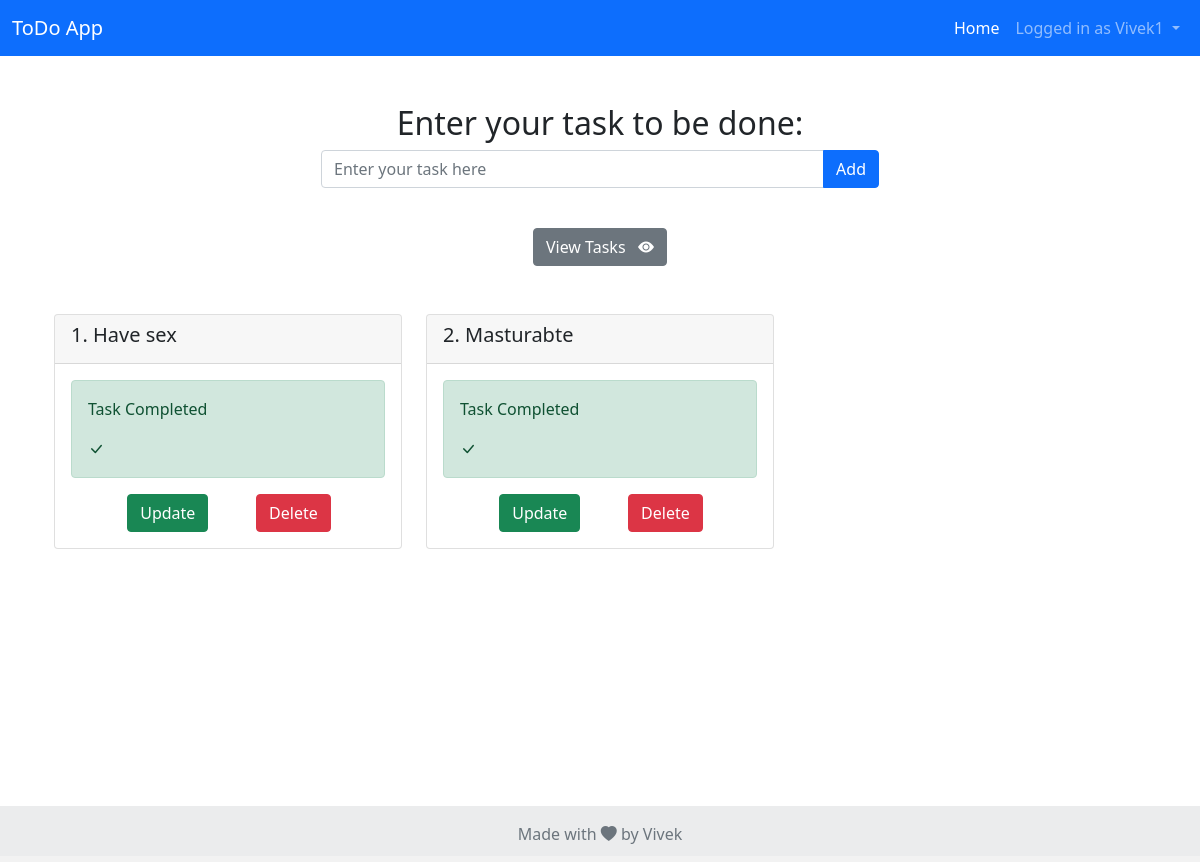
/ (signed in), run on an earlier commit of the app's database.
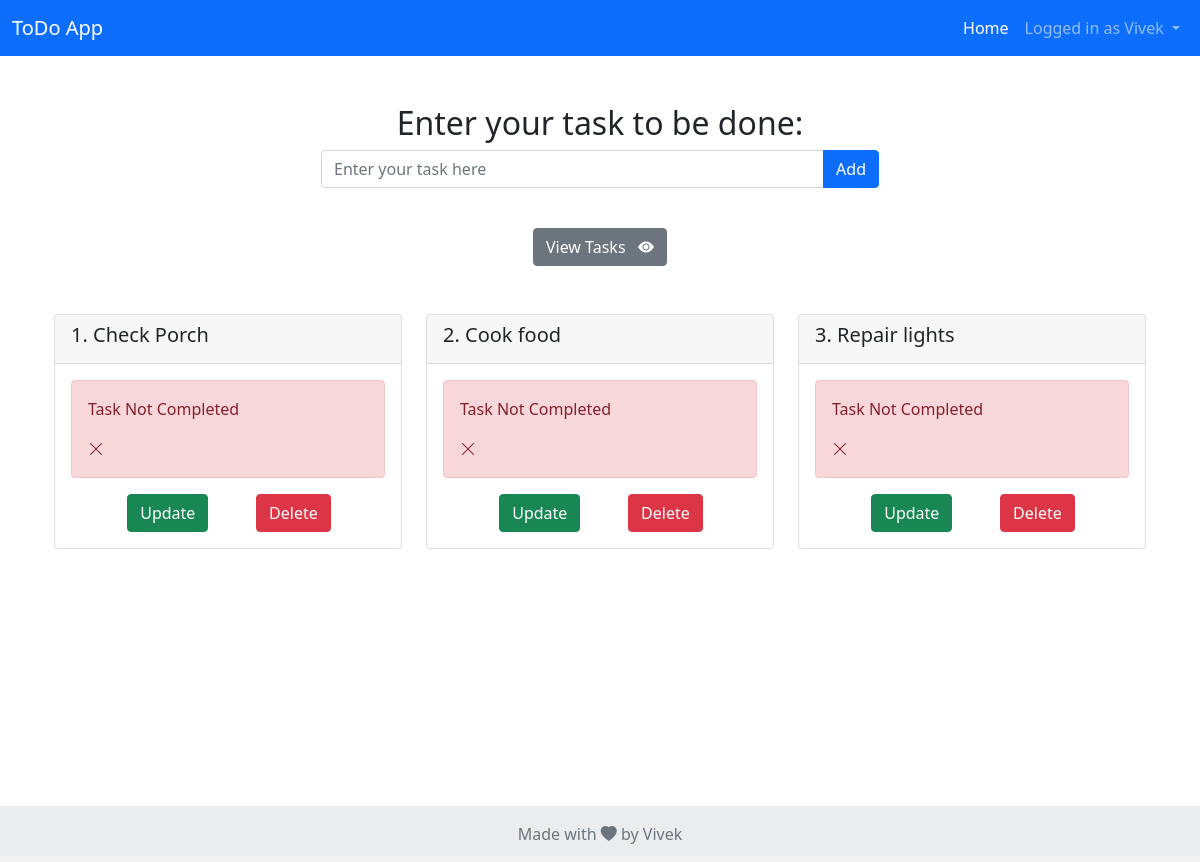
And on a later commit of the database.
### app.py (models this page shows)
class ToDo(db.Model):
    id = db.Column(db.Integer, primary_key=True)
    title = db.Column(db.String(100))
    complete = db.Column(db.Boolean)
    user_id = db.Column(db.Integer, db.ForeignKey('user.id'))

class User(db.Model):
    id = db.Column(db.Integer, primary_key=True)
    uname = db.Column(db.String(50))
    password = db.Column(db.String(50))
    tasks = db.relationship('ToDo', backref='user')

### app.py (the view)
@app.route("/")
def index():
    if not session.get("uname"):
        return redirect("/login")
    else:
        user = User.query.filter_by(uname = session["uname"]).first()
        todo_list = ToDo.query.filter_by(user_id = user.id)
        return render_template('main.html', todo_list=todo_list)

### templates/main.html (shortened to what this page needs)
{% extends "base.html" %}
{% block main %}
        <div class="section">
            <div class="container">
                <div class="mx-auto pt-5" style="width: 50%; margin: 0 auto; text-align:center">
                    <h2>Enter your task to be done: </h2>
                    <form action="/add" method="POST">
                        <div>
                            <div class="input-group mb-3 col-xs-4">
                                <input type="text" class="form-control" name="title" placeholder="Enter your task here " aria-describedby="basic-addon1">
                                <button class="btn btn-primary" type="submit" id="button-addon2">Add</button>
                            </div>
                            <br>
                        </div>
                    </form>
                </div>
            </div>
        </div>
        <div class="container">
            <div class="mx-auto" style="margin: 0 auto; text-align:center;">
                <button class="btn btn-secondary" type="button" data-bs-toggle="collapse" data-bs-target="#collapsible" aria-expanded="true" aria-controls="collapsible">
                    View Tasks&nbsp;&nbsp;&nbsp;<i class="bi bi-eye-fill"></i>
                </button>
            </div>
            <div class="collapse show" id="collapsible">
                    <div class="container">
                        <div class="row">
                            {% for todo in todo_list %}
                                <div class="col-md-4 pt-5 pb-2">
                                    <div class="card">
                                        <div class="card-header">
                                            <h5 class="card-title">{{ loop.index }}. {{ todo.title }}</h5>
                                        </div>
                                        <div class="card-body">
                                            {% if todo.complete == False %}
                                                <div class="alert alert-danger">
                                                    <span><p class="card-text">Task Not Completed</p> <i class="bi bi-x-lg"></i></span>
                                                </div>
                                            {% else %}
                                                <div class="alert alert-success">
                                                    <span><p class="card-text">Task Completed</p> <i class="bi bi-check-lg"></i></span>
                                                </div>
                                            {% endif %}
                                            <div class="container">
                                                <div class="row justify-content-evenly">
                                                        <div class="col-md-4">
                                                            <a href="/update/{{ todo.id }}" class="btn btn-success">Update</a>
                                                        </div>
                                                        <div class="col-md-4">
                                                            <a href="/delete/{{ todo.id }}" class="btn btn-danger">Delete</a>
                                                        </div>
                                                </div>
                                            </div>
                                        </div>
                                    </div>
                                </div>
                            {% endfor %}
                        </div>
                    </div>
            </div>
        </div>
        <div class="push"></div>
{% endblock %}

### templates/base.html (shortened to what this page needs)
<!DOCTYPE html>
<html lang="en">
<head>
    <link href="https://cdn.jsdelivr.net/npm/bootstrap@5.0.2/dist/css/bootstrap.min.css" rel="stylesheet">
    <link rel="stylesheet" href="https://cdn.jsdelivr.net/npm/bootstrap-icons@1.9.1/font/bootstrap-icons.css">
    <link rel="stylesheet" href="/static/css/styles.css">
</head>
<body>
    <nav class="navbar d-print navbar-dark bg-primary">
        <div class="container-fluid">
            <a class="navbar-brand" href="#">ToDo App</a>
            <div class="navbar-expand" id="navbarNav">
                <ul class="navbar-nav">
                  <li class="nav-item">
                    <a class="nav-link active" aria-current="page" href="#">Home</a>
                  </li>
                  {% if session["uname"] %}
                  <li class="nav-item dropdown">
                    <a class="nav-link dropdown-toggle" href="#" id="navbarDropdownMenuLink" role="button" data-bs-toggle="dropdown" aria-expanded="false">
                      Logged in as {{ session["uname"] }}
                    </a>
                  </li>
                  {% endif %}
                </ul>
            </div>
        </div>
    </nav>
    <div class="wrapper">
        {% block main%}{% endblock %}
    </div>
    <footer  class="text-center text-lg-start bg-light text-muted">
        <div class="text-center p-3" style="background-color: rgba(0, 0, 0, 0.05);">
            Made with <i class="bi bi-heart-fill"></i> by Vivek
        </div>
    </footer>
</body>
</html>

What changed in the data, as far as the page shows it:
removed ToDo: title "Have sex", complete "Task Completed"
removed ToDo: title "Masturabte", complete "Task Completed"
now on this page (row edited): User: uname "Vivek"
now on this page (row edited): ToDo: title "Check Porch", complete "Task Not Completed"
now on this page (row edited): ToDo: title "Cook food", complete "Task Not Completed"
now on this page (row edited): ToDo: title "Repair lights", complete "Task Not Completed"
Also different on the page:
{{ session["uname"] }}: "Vivek1" → (not shown)
